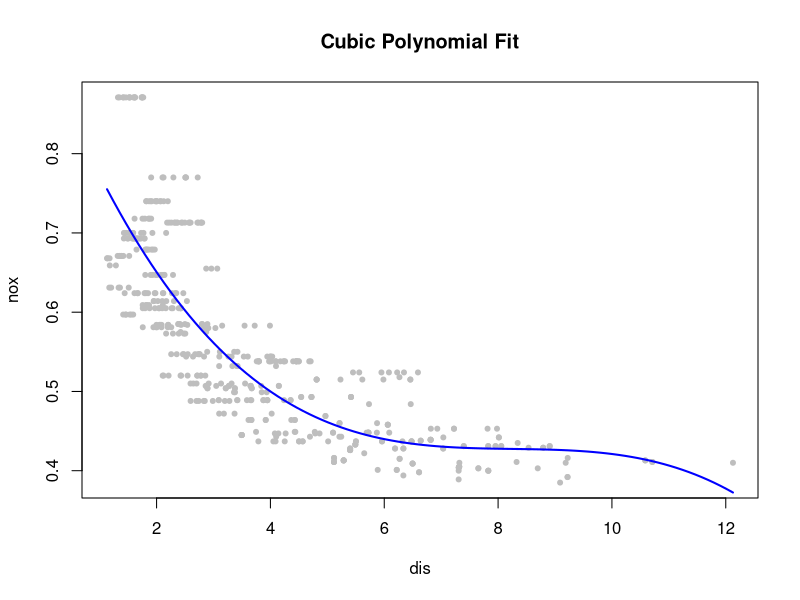
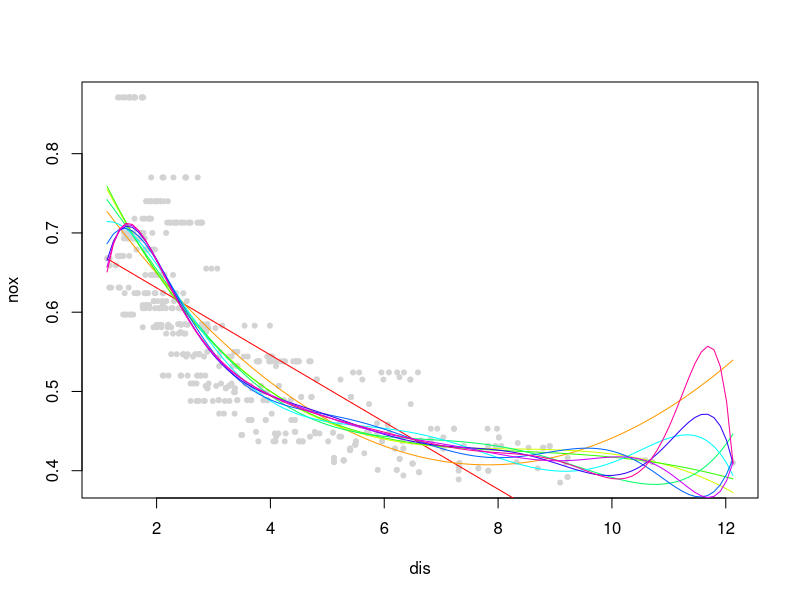
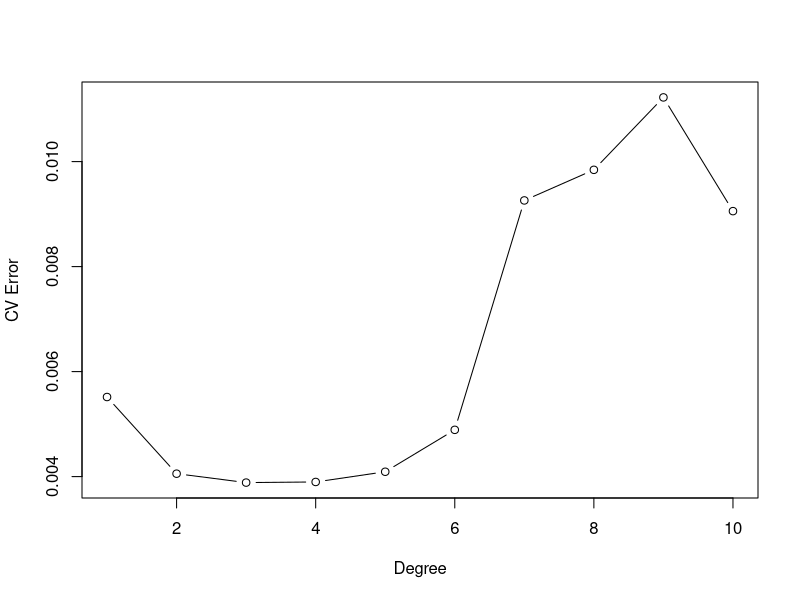
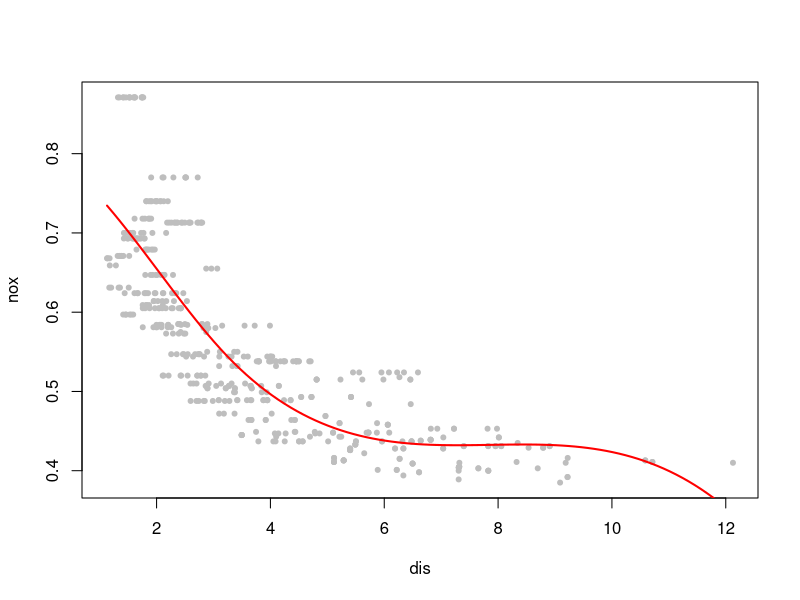
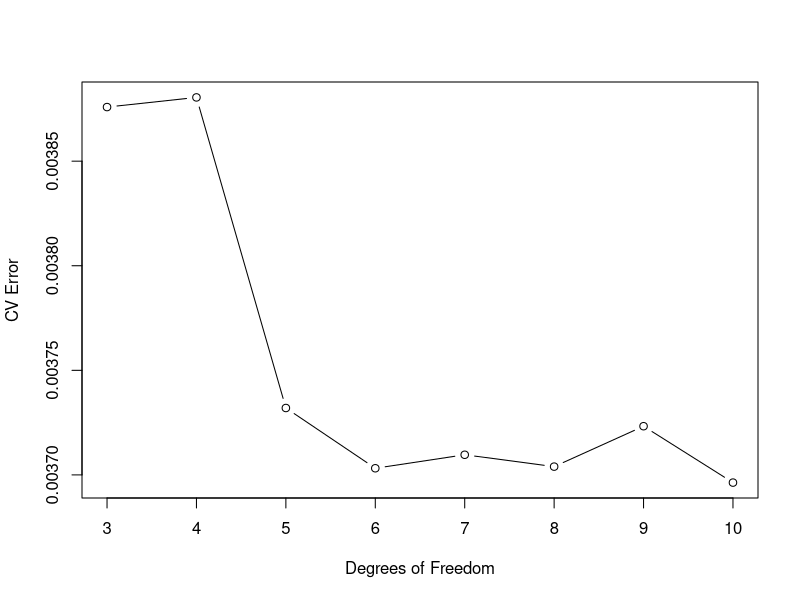

These charts were generated, in order, by the following R code:
## ---- chunk 1
knitr::opts_chunk$set(echo = TRUE)
## ---- chunk 2
library(MASS)
data("Boston")

# Fit cubic polynomial regression
fit_poly3 <- lm(nox ~ poly(dis, 3), data = Boston)
summary(fit_poly3)

# Plot data and polynomial fit
plot(Boston$dis, Boston$nox, main = "Cubic Polynomial Fit", xlab = "dis", ylab = "nox", pch = 20, col = "gray")
dis_vals <- seq(min(Boston$dis), max(Boston$dis), length.out = 100)
preds <- predict(fit_poly3, newdata = data.frame(dis = dis_vals))
lines(dis_vals, preds, col = "blue", lwd = 2)

## ---- chunk 3
rss <- numeric(10)
plot(Boston$dis, Boston$nox, col = "lightgray", pch = 20, xlab = "dis", ylab = "nox")

for (d in 1:10) {
  fit <- lm(nox ~ poly(dis, d), data = Boston)
  rss[d] <- sum(residuals(fit)^2)
  
  preds <- predict(fit, newdata = data.frame(dis = dis_vals))
  lines(dis_vals, preds, col = rainbow(10)[d])
}

# Print RSS
rss

## ---- chunk 4
library(boot)
cv_error <- sapply(1:10, function(d) {
  glm_fit <- glm(nox ~ poly(dis, d), data = Boston)
  cv.glm(Boston, glm_fit, K = 10)$delta[1]
})

# Plot CV error vs degree
plot(1:10, cv_error, type = "b", xlab = "Degree", ylab = "CV Error")
## ---- chunk 5
library(splines)

fit_spline4 <- lm(nox ~ bs(dis, df = 4), data = Boston)
summary(fit_spline4)

# Plot spline fit
plot(Boston$dis, Boston$nox, pch = 20, col = "gray", xlab = "dis", ylab = "nox")
lines(dis_vals, predict(fit_spline4, newdata = data.frame(dis = dis_vals)), col = "red", lwd = 2)
## ---- chunk 6
rss_spline <- numeric(10)

for (df in 3:10) {
  fit <- lm(nox ~ bs(dis, df = df), data = Boston)
  rss_spline[df] <- sum(residuals(fit)^2)
}

# Report RSS
rss_spline[3:10]
## ---- chunk 7
cv_spline <- sapply(3:10, function(df) {
  fit <- glm(nox ~ bs(dis, df = df), data = Boston)
  cv.glm(Boston, fit, K = 10)$delta[1]
})

# Plot
plot(3:10, cv_spline, type = "b", xlab = "Degrees of Freedom", ylab = "CV Error")
